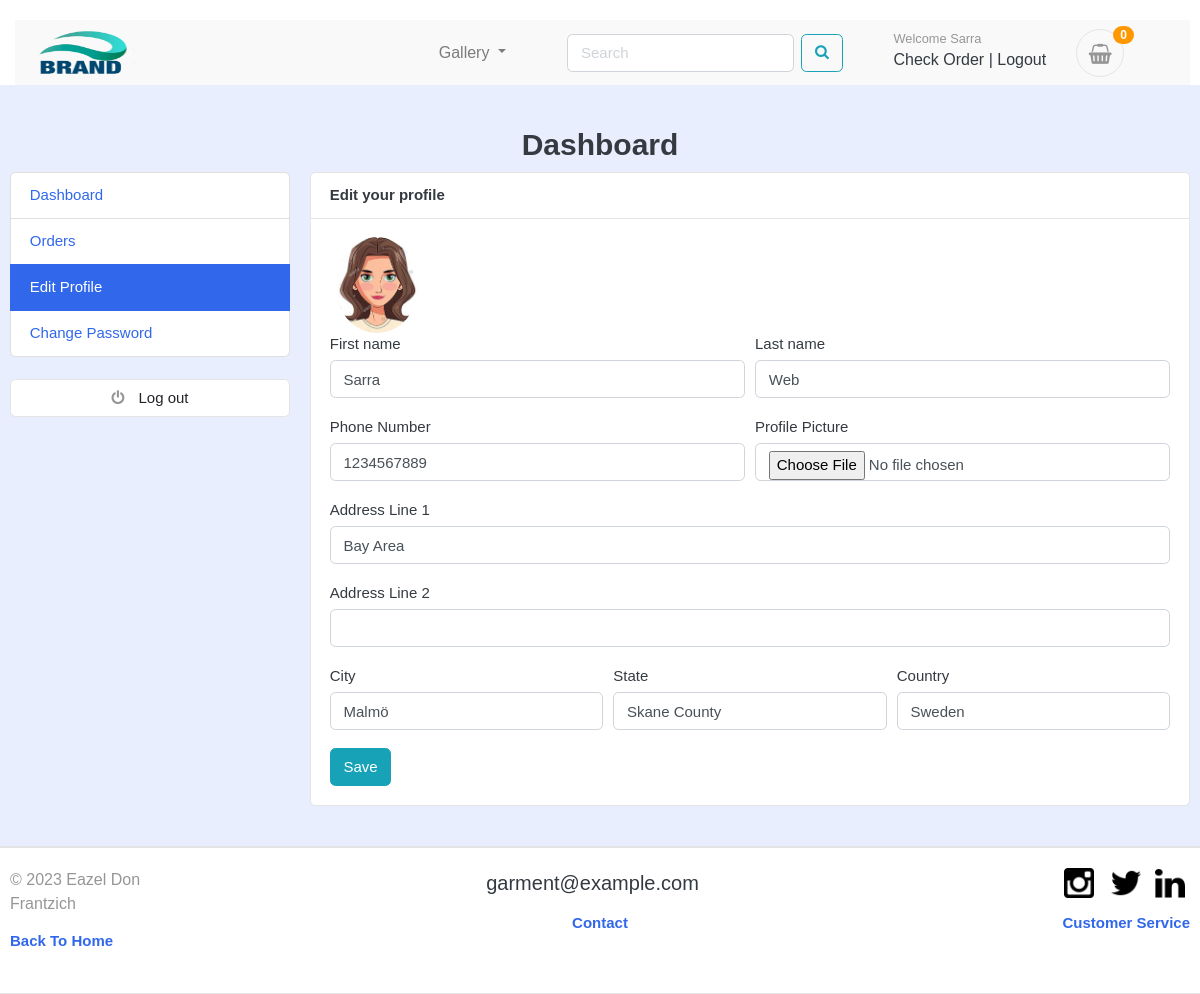
Page /accounts/edit_profile/ (signed in) on the committed database.
### accounts/models.py (models this page shows, shortened)
class Account(AbstractBaseUser):
   first_name       = models.CharField(max_length=50)
   last_name        = models.CharField(max_length=50)
   username         = models.CharField(max_length=50, unique=True)
   email            = models.CharField(max_length=50, unique=True)
   phone_number     = models.CharField(max_length=50)
   date_joined      = models.DateTimeField(auto_now_add=True)
   last_login       = models.DateTimeField(auto_now_add=True)
   is_admin         = models.BooleanField(default=False)
   is_staff         = models.BooleanField(default=False)
   is_active        = models.BooleanField(default=False)
   is_superadmin         = models.BooleanField(default=False)
   USERNAME_FIELD ='email'
   REQUIRED_FIELDS = ['username', 'first_name', 'last_name']
   objects = MyAccountManager()

class UserProfile(models.Model):
    user = models.OneToOneField(Account, on_delete=models.CASCADE)
    address_line_1 = models.CharField(blank=True, max_length=100)
    address_line_2 = models.CharField(blank=True, max_length=100)
    profile_picture = models.ImageField(blank=True, upload_to='userprofile')
    city = models.CharField(blank=True, max_length=20)
    state = models.CharField(blank=True, max_length=20)
    country = models.CharField(blank=True, max_length=20)

### accounts/views.py (the view)
# urls.py: path('edit_profile/', views.edit_profile, name='edit_profile'),
@login_required(login_url='login')  # - you have to be login to edit Profile
def edit_profile(request):
    userprofile = get_object_or_404(UserProfile, user=request.user)
    if request.method == 'POST':
        user_form = UserForm(request.POST, instance=request.user)  # -edit user
        profile_form = UserProfileForm(
            request.POST, request.FILES, instance=userprofile)  # -update profile pic
        if user_form.is_valid() and profile_form.is_valid():
            user_form.save()
            profile_form.save()
            messages.success(request, 'Your profile has been updated.')
            return redirect('edit_profile')
    else:
        user_form = UserForm(instance=request.user)
        profile_form = UserProfileForm(instance=userprofile)
    context = {
        'user_form': user_form,
        'profile_form': profile_form,
        'userprofile': userprofile,
    }
    return render(request, 'accounts/edit_profile.html', context)

### accounts/forms.py
class UserForm(forms.ModelForm):
    class Meta:
        model = Account
        fields = ('first_name', 'last_name', 'phone_number')
    def __init__(self, *args, **kwargs):
        super(UserForm, self).__init__(*args, **kwargs)
        for field in self.fields:
            self.fields[field].widget.attrs['class'] = 'form-control'

class UserProfileForm(forms.ModelForm):
    profile_picture = forms.ImageField(required=False, error_messages = {'invalid':("Image files only")}, widget=forms.FileInput)
    class Meta:
        model = UserProfile
        fields = ('address_line_1', 'address_line_2', 'city', 'state', 'country', 'profile_picture')
    def __init__(self, *args, **kwargs):
        super(UserProfileForm, self).__init__(*args, **kwargs)
        for field in self.fields:
            self.fields[field].widget.attrs['class'] = 'form-control'

### carts/context_processors.py (called while the page is built)
def counter(request):
    cart_count = 0
    if 'admin' in request.path:
        return {}
    else:
        try:
            cart = Cart.objects.filter(cart_id=_cart_id(request))
            if request.user.is_authenticated:
                cart_items = CartItem.objects.all().filter(user=request.user)
            else:
                cart_items = CartItem.objects.all().filter(cart=cart[:1]) # 1 cart item id
            for cart_item in cart_items:
                cart_count += cart_item.quantity
        except Cart.DoesNotExist:
            cart_count = 0
    return dict(cart_count=cart_count) #- dict is dictionary

### carts/views.py (called while the page is built)
def _cart_id(request):
    cart = request.session.session_key
    if not cart:
       cart = request.session.create()
    return cart

### category/context_processors.py (called while the page is built)
def menu_links(request):
   links = Category.objects.all()
   return dict(links=links)

### category/models.py (called while the page is built)
   def get_url(self):
          return reverse('products_by_category', args=[self.slug])

### templates/accounts/edit_profile.html (shortened to what this page needs)
{% extends 'base.html' %}
{% block content %}
<section class="section-conten padding-y bg" style="background:rgb(49 103 235 / 11%);">
<h2 class="text-center">Dashboard</h2>
<div class="container">
	<div class="row">
    {% include 'includes/dashboard_sidebar.html' %}
	<main class="col-md-9">
		<article class="card">
		<header class="card-header">
			<strong class="d-inline-block mr-3">Edit your profile</strong>
		</header>
		<div class="card-body">
			<div>
            <img src="{{userprofile.profile_picture.url}}" alt="Profile Picture" style="width:10%; height:7%; border-radius:50%;">
			 </div>
			 <div class="row">
				<div class="col-md-12">
					<form action="{% url 'edit_profile' %}" method="POST" enctype="multipart/form-data">
						<div class="form-row">
							<div class="form-group col-md-6">
								<label>First name</label>
								 {{user_form.first_name}}
							</div>
							<div class="form-group col-md-6">
								<label>Last name</label>
								{{user_form.last_name}}
							</div>
							<div class="form-group col-md-6">
								<label>Phone Number</label>
								{{user_form.phone_number}}
							</div>
							<div class="form-group col-md-6">
								<label>Profile Picture</label>
								{{profile_form.profile_picture}}
							</div>
						</div>
						<div class="form-group">
							<label>Address Line 1</label>
						      {{profile_form.address_line_1}}
						</div>
						<div class="form-group">
							<label>Address Line 2</label>
								{{profile_form.address_line_2}}
						</div>
                  <div class="form-row">
						<div class="form-group col-md-4">
							<label>City</label>
							{{profile_form.city}}
						</div>
						<div class="form-group col-md-4">
							<label>State</label>
							{{profile_form.state}}
						</div>
						<div class="form-group col-md-4">
							<label>Country</label>
							{{profile_form.country}}
						</div>
					</div>
					<input type="submit" value="Save" class="btn btn-info">
					</form>
				</div>
			</div>
		</div>
	</article>
	</main>
</div>
</div>
</section>
{% endblock %}

### templates/includes/navbar-part2.html (shortened to what this page needs)
{% load static %}
<section class="header-main border-bottom">
	<div class="container">
 <nav class="navbar navbar-expand-lg navbar-light bg-light">
  <a  href="{% url 'home' %}"><img class="logo-center" src="{% static 'images/brand-11.png' %}"></a>
  <div class="collapse navbar-collapse" id="navbarSupportedContent">
      <ul class="navbar-nav mr-auto">
        <li class="nav-item dropdown">
        <a class="nav-link dropdown-toggle" href="#" id="navbarDropdown" role="button" data-toggle="dropdown" aria-haspopup="true" aria-expanded="false">
          Gallery
        </a>
      </li>
      </ul>
       <ul class="navbar-nav mr-auto">
        <li class="nav-item">
            <form action="{% url 'search' %}" class="form-inline my-2 my-lg-0 search" method='GET'>
        <input type="text" class="form-control  mr-sm-2"  placeholder="Search" name="keyword" required>
        <button class="btn btn-outline-info my-2 my-sm-0" type="submit"><i class="fa fa-search"></i></button>
    </form>
        </li>
      </ul>
 <ul class="navbar-nav mr-auto">
     <li  class="nav-item">
				<div class="d-flex justify-content-end mb-3 mb-lg-0">
				{% if user.id is None %}
					<div class="widget-header">
						<small class="title text-muted"></small>
						<div>
							<a href="{% url 'login' %}">Login</a> <span class="dark-transp"> | </span>
							<a href="{% url 'register' %}"> Register</a>
						</div>
                  {% else %}
						<div class="widget-header">
						<small class="title text-muted">Welcome {{user.first_name}}</small>
						<div>
							<a href="{% url 'dashboard' %}">Check Order</a> <span class="dark-transp"> | </span>
							<a href="{% url 'logout' %}"> Logout</a>
						</div>
						{% endif %}
					</div>
					<a href="{% url 'cart' %}" class="widget-header pl-3 ml-3">
					   <div class="icon icon-sm rounded-circle border"><i class="fa fa-shopping-basket"></i></div>
						<span class="badge badge-info notify">{{cart_count}}</span>
					</a>
				</div>
			</div>
  </div>

### static/css/ui.css (style rules this page uses)
html { font-family: "Inter", sans-serif; font-size: 15px; }
.icon-xs, .icon-sm, .icon-md, .icon-lg { display: inline-block; text-align: center; flex-shrink: 0; flex-grow: 0; }
.icon-sm { width: 48px; height: 48px; line-height: 48px !important; font-size: 20px; }
.padding-y { padding-top: 40px; padding-bottom: 40px; }
article:after, .form-group:after { display: block; clear: both; content: ""; }
.bg { background-color: #f8f9fa; }
.header-main { position: relative; padding-top: 1rem; padding-bottom: 1rem; }
.widget-header { display: inline-block; vertical-align: middle; position: relative; }
.widget-header a { color: #343a40; }
.widget-header i { color: #969696; }
.widget-header .title { display: block; }
.widget-header .notify { position: absolute; top: -3px; right: -10px; }
.notify { position: absolute; top: -4px; right: -10px; display: inline-block; padding: 0.25em 0.6em; font-size: 12px; line-height: 1; text-align: center; border-radius: 3rem; color: #fff; background-color: #fa3434; }

### static/css/custom.css (style rules this page uses)
body { font-family: Arial; margin: 0; }
* { box-sizing: border-box; }
img { display: inline; margin-left: 5px; margin-right: 5px; }
.container { position: relative; }
.row:after { content: ""; display: table; clear: both; }

### templates/includes/navbar-part2.html (style rules this page uses)
.notify { background-color: #ff9800; }
.logo-center { margin-right: 7px; max-height: 50px; width: 100px; display: inline-block; }
.navbar { font-size: 16px; margin-left: 5px; margin-top: 5px; }
.bg-light { background-color: #e4e4e43b !important;*/ }

### templates/includes/footer.html (style rules this page uses)
img { display: inline; }

### rows in the picture
Account: first_name "Sarra", last_name "Web", phone_number "1234567889"
UserProfile: profile_picture (picture), address_line_1 "Bay Area", city "Malmö", state "Skane County", country "Sweden"

### other values in the picture
{{ cart_count }} "0"
